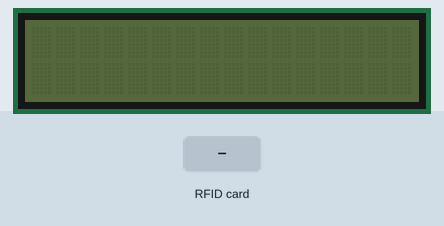
This sketch was run on a simulated Arduino Uno, built with avr-gcc and run on an emulated ATmega328P. On the bench: 16×2 character LCD. The test bench sets the inputs (shaded band). What the sketch prints to the serial monitor is not drawn.

Above: at 1.3 s.
1.4 s: RFID card 81 65 3D 2E held to the reader
At 2.6 s:
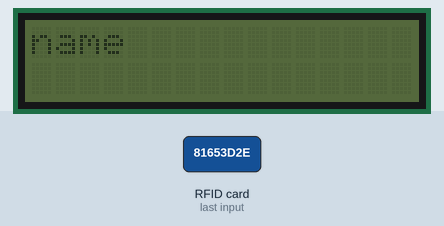
2.9 s: RFID card 26 D7 53 73 held to the reader
At 6.3 s:
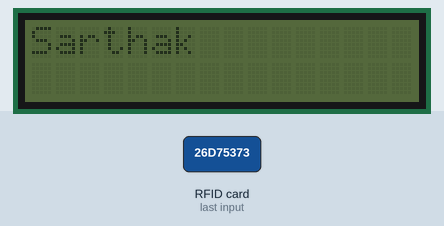
Timing chart, 0 to 7.8 s (numbered marks = the images above; inputs shaded):
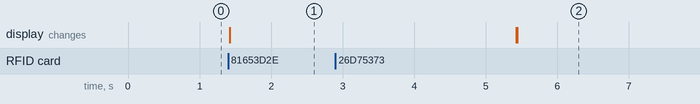

The sketch:

rfidstudentlist.ino
```cpp
/* made by electronicchannel */
#include <SPI.h>
#include <MFRC522.h>
#include <LiquidCrystal_I2C.h>

// Set the LCD address to 0x27 for a 16 chars and 2 line display
// You may need to change the address to 0x3F if 0x27 doesn't work
LiquidCrystal_I2C lcd(0x27, 16, 2);
String rfid = "";
bool id1 = false;
bool id2 = false;
bool id3 = false;
int successRead;

#define SDA_DIO 10
#define RESET_DIO 9

MFRC522 mfrc522(SDA_DIO, RESET_DIO);

void setup()
{
  Serial.begin(9600);
  SPI.begin();
  lcd.init();
  mfrc522.PCD_Init();
  Serial.println("RFID CARD SETUP");
}

void loop()
{
  do{
    successRead = getID();
  }
  while (!successRead);
  if (rfid == "81 65 3D 2E")
  {
    id1 = !id1;
    if(id1 == true)
    {
      Serial.println("name");
      lcd.print("name");
      lcd.setCursor(0,1);
    }
    else if(id1 == false)
    {
      Serial.println("name");
      lcd.print("name");
      lcd.setCursor(0,1);
    }

  }
  if (rfid == "26 D7 53 73")
  {
    id2 = !id2;
   if(id2 == true)
    {
      Serial.println("Sarthak");
      lcd.print("Sarthak");
      lcd.setCursor(0,1);
    }
    else if(id2 == false)
    {
      Serial.println("Sarthak");
      lcd.print("Sarthak");
      lcd.setCursor(0,1);
    }
  }

    if (rfid == "04 82 3D 92 70 52 80")
  {
    id3 = !id3;
   if(id3 == true)
    {
      Serial.println("Arsh");
      lcd.print("Arsh");
      lcd.setCursor(0,1);
    }
    else if(id3 == false)
    {
      Serial.println("Arsh");
      lcd.print("Arsh");
      lcd.setCursor(0,1);
    }
  }
  rfid = "";
  delay(4000);
  lcd.clear();

}


int getID() {

  if ( ! mfrc522.PICC_IsNewCardPresent()) {
    return 0;
  }
  if ( ! mfrc522.PICC_ReadCardSerial()) {
    return 0;
  }


  for (int i = 0; i < mfrc522.uid.size; i++)
  {
    rfid += mfrc522.uid.uidByte[i] < 0x10 ? " 0" : " ";
    rfid += String(mfrc522.uid.uidByte[i], HEX);
  }
  rfid.trim();
  rfid.toUpperCase();

  mfrc522.PICC_HaltA();
  return 1;
}
/* made by electronicchannel */
```

Measured:
- after the input at 1.4 s, the display: changes at once (image 1)
- after the input at 2.9 s, the display: first differs from a run without the input after 2.5 s (image 2)
